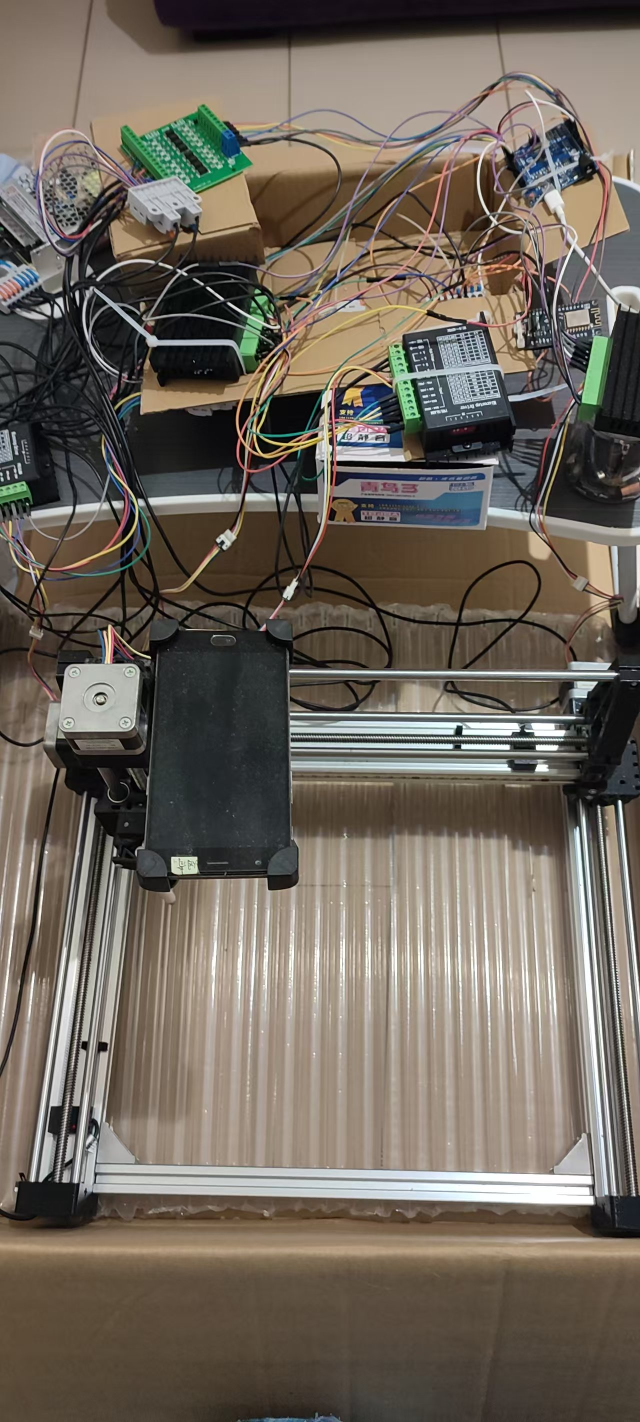
#> input picture assets/hardware-prototype.jpg, 1280 x 2844 px (shown at 1/2 size)
$ python make_demo_gif.py
#> lines starting #> are read from the running program, lines starting #| are printed output that depends on the picture
from __future__ import annotations

from pathlib import Path

from PIL import Image, ImageDraw, ImageFont


ROOT = Path(__file__).resolve().parents[1]
PHOTO = ROOT / "assets" / "hardware-prototype.jpg"
OUTPUT = ROOT / "assets" / "operation-demo.gif"

W, H = 760, 428
PANEL_W = 280
PHOTO_W = W - PANEL_W
FRAMES_PER_STEP = 7

STEPS = [
    {
        "title": "1. Capture screen",
        "body": "ADB grabs the phone screen and sends pixels into the Python pipeline.",
        "cmd": "STATUS",
        "pos": (0, 0, 0),
        "dot": (0.18, 0.82),
        "accent": "#38bdf8",
    },
    {
        "title": "2. OCR + vision",
        "body": "OpenCV improves the frame. OCR and templates locate target UI elements.",
        "cmd": "ANALYZE",
        "pos": (10, 20, 5),
        "dot": (0.34, 0.68),
        "accent": "#22c55e",
    },
    {
        "title": "3. Plan action",
        "body": "Task rules or AI choose a physical click, press, or swipe action.",
        "cmd": "G X10 Y20 Z5 M1",
        "pos": (10, 20, 5),
        "dot": (0.48, 0.55),
        "accent": "#f59e0b",
    },
    {
        "title": "4. Move gantry",
        "body": "The TCP controller converts millimeters to TB6600 step pulses.",
        "cmd": "X 15  |  Y -5  |  Z 10",
        "pos": (25, 15, 15),
        "dot": (0.66, 0.46),
        "accent": "#a78bfa",
    },
    {
        "title": "5. Touch target",
        "body": "The stylus reaches the target. The loop reads the next screen state.",
        "cmd": "OK G X25 Y15 Z15",
        "pos": (25, 15, 15),
        "dot": (0.72, 0.36),
        "accent": "#fb7185",
    },
]


def load_font(size: int, bold: bool = False) -> ImageFont.ImageFont:
    candidates = [
        "C:/Windows/Fonts/segoeuib.ttf" if bold else "C:/Windows/Fonts/segoeui.ttf",
        "C:/Windows/Fonts/arialbd.ttf" if bold else "C:/Windows/Fonts/arial.ttf",
    ]
    for path in candidates:
        if Path(path).exists():
            return ImageFont.truetype(path, size)
    return ImageFont.load_default()


def rounded_rect(draw: ImageDraw.ImageDraw, box: tuple[int, int, int, int], radius: int, fill: str, outline: str | None = None) -> None:
    draw.rounded_rectangle(box, radius=radius, fill=fill, outline=outline)


def fit_photo() -> Image.Image:
    img = Image.open(PHOTO).convert("RGB")
#> img is the input picture: PIL image 1280x2844 RGB; mean R, G, B 110.6, 102.3, 92.1
    scale = max(PHOTO_W / img.width, H / img.height)
#> scale = 0.375
    resized = img.resize((int(img.width * scale), int(img.height * scale)), Image.Resampling.LANCZOS)
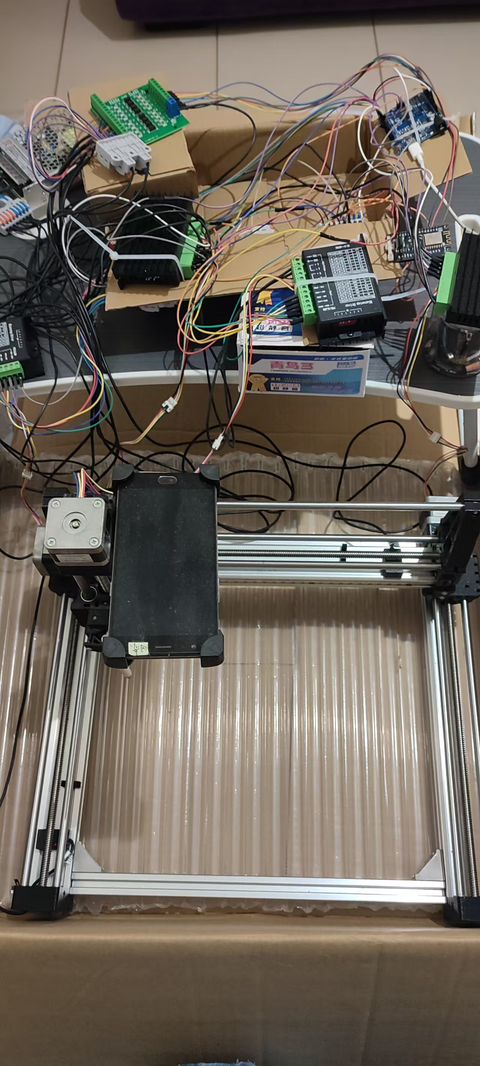
#> resized: PIL image 480x1066 RGB; mean R, G, B 110.6, 102.3, 92.1
    left = (resized.width - PHOTO_W) // 2
#> left = 0
    top = (resized.height - H) // 2
#> top = 319
    return resized.crop((left, top, left + PHOTO_W, top + H))
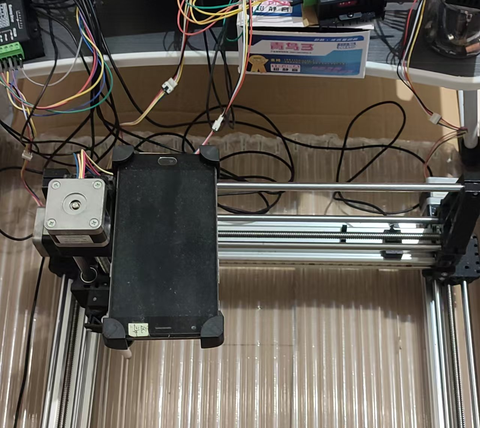
#> returned value: PIL image 480x428 RGB; mean R, G, B 100.9, 94.9, 86.7


def blend_hex(a: str, b: str, t: float) -> tuple[int, int, int]:
    def parse(color: str) -> tuple[int, int, int]:
        color = color.lstrip("#")
        return int(color[0:2], 16), int(color[2:4], 16), int(color[4:6], 16)

    ar, ag, ab = parse(a)
    br, bg, bb = parse(b)
    return (
        int(ar + (br - ar) * t),
        int(ag + (bg - ag) * t),
        int(ab + (bb - ab) * t),
    )


def wrap_text(text: str, font: ImageFont.ImageFont, max_width: int) -> list[str]:
    words = text.split()
    lines: list[str] = []
    current = ""
    probe = Image.new("RGB", (1, 1))
    draw = ImageDraw.Draw(probe)
    for word in words:
        candidate = f"{current} {word}".strip()
        if draw.textlength(candidate, font=font) <= max_width:
            current = candidate
        else:
            if current:
                lines.append(current)
            current = word
    if current:
        lines.append(current)
    return lines


def draw_frame(step_index: int, progress: float, photo: Image.Image) -> Image.Image:
    step = STEPS[step_index]
    next_step = STEPS[(step_index + 1) % len(STEPS)]
    accent = "#%02x%02x%02x" % blend_hex(step["accent"], next_step["accent"], progress * 0.35)

    frame = Image.new("RGB", (W, H), "#0f172a")
    frame.paste(photo, (0, 0))

    overlay = Image.new("RGBA", (PHOTO_W, H), (0, 0, 0, 0))
    od = ImageDraw.Draw(overlay)
    od.rectangle((0, 0, PHOTO_W, H), fill=(8, 15, 28, 48))
    frame.paste(Image.alpha_composite(Image.new("RGBA", (PHOTO_W, H), (0, 0, 0, 0)), overlay).convert("RGB"), (0, 0), overlay)

    draw = ImageDraw.Draw(frame)
    title_font = load_font(23, True)
    body_font = load_font(14)
    small_font = load_font(12)
    mono_font = load_font(12)
    big_font = load_font(30, True)

    dot_x = int(step["dot"][0] * PHOTO_W)
    dot_y = int(step["dot"][1] * H)
    next_x = int(next_step["dot"][0] * PHOTO_W)
    next_y = int(next_step["dot"][1] * H)
    cur_x = int(dot_x + (next_x - dot_x) * progress)
    cur_y = int(dot_y + (next_y - dot_y) * progress)

    draw.line((70, H - 86, cur_x, cur_y), fill=accent, width=4)
    for r, alpha_color in [(36, "#ffffff"), (24, accent), (9, "#ffffff")]:
        draw.ellipse((cur_x - r, cur_y - r, cur_x + r, cur_y + r), outline=alpha_color, width=3)
    draw.ellipse((cur_x - 8, cur_y - 8, cur_x + 8, cur_y + 8), fill=accent)

    rail_y = H - 70
    draw.rounded_rectangle((58, rail_y - 10, PHOTO_W - 58, rail_y + 10), radius=8, fill="#1e293b", outline="#475569")
    gantry_x = max(78, min(PHOTO_W - 78, cur_x))
    draw.rounded_rectangle((gantry_x - 36, rail_y - 32, gantry_x + 36, rail_y + 32), radius=10, fill=accent)
    draw.line((gantry_x, rail_y - 34, gantry_x, cur_y), fill=accent, width=3)

    panel_x = PHOTO_W
    draw.rectangle((panel_x, 0, W, H), fill="#0b1120")
    draw.rectangle((panel_x, 0, panel_x + 4, H), fill=accent)

    x0 = panel_x + 22
    y = 26
    draw.text((x0, y), "OCR Three-Axis Automation", font=small_font, fill="#94a3b8")
    y += 28
    draw.text((x0, y), step["title"], font=title_font, fill="#f8fafc")
    y += 42
    for line in wrap_text(step["body"], body_font, PANEL_W - 58):
        draw.text((x0, y), line, font=body_font, fill="#cbd5e1")
        y += 21

    y += 24
    rounded_rect(draw, (x0, y, W - 22, y + 62), 9, "#111827", "#334155")
    draw.text((x0 + 12, y + 10), "Controller command", font=small_font, fill="#94a3b8")
    draw.text((x0 + 12, y + 33), step["cmd"], font=mono_font, fill="#e2e8f0")

    y += 82
    pos = step["pos"]
    draw.text((x0, y), "Machine position", font=small_font, fill="#94a3b8")
    y += 22
    draw.text((x0, y), f"X {pos[0]:>3} mm", font=big_font, fill="#f8fafc")
    y += 40
    draw.text((x0, y), f"Y {pos[1]:>3} mm", font=big_font, fill="#f8fafc")
    y += 40
    draw.text((x0, y), f"Z {pos[2]:>3} mm", font=big_font, fill="#f8fafc")

    y = H - 74
    for i, _ in enumerate(STEPS):
        cx = x0 + i * 34
        fill = accent if i == step_index else "#334155"
        draw.ellipse((cx, y, cx + 14, y + 14), fill=fill)
    draw.text((x0, H - 40), "Simulated end-to-end control loop", font=small_font, fill="#94a3b8")

    return frame


def main() -> None:
    photo = fit_photo()
    frames = []
    for idx in range(len(STEPS)):
        for j in range(FRAMES_PER_STEP):
            progress = j / FRAMES_PER_STEP
            frames.append(draw_frame(idx, progress, photo))
#> this loop made 5 passes
#> pass 1, in draw_frame, `frame = Image.new("RGB", (W, H), "#0f172a")`:
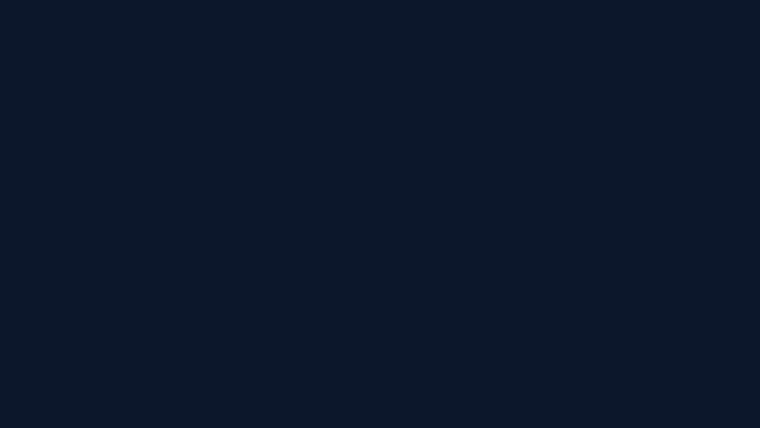
#> frame: PIL image 760x428 RGB; mean R, G, B 15, 23, 42
#> after the loop, frames = 35 items
    OUTPUT.parent.mkdir(parents=True, exist_ok=True)
    frames[0].save(
        OUTPUT,
        save_all=True,
        append_images=frames[1:],
        duration=110,
        loop=0,
        optimize=True,
    )
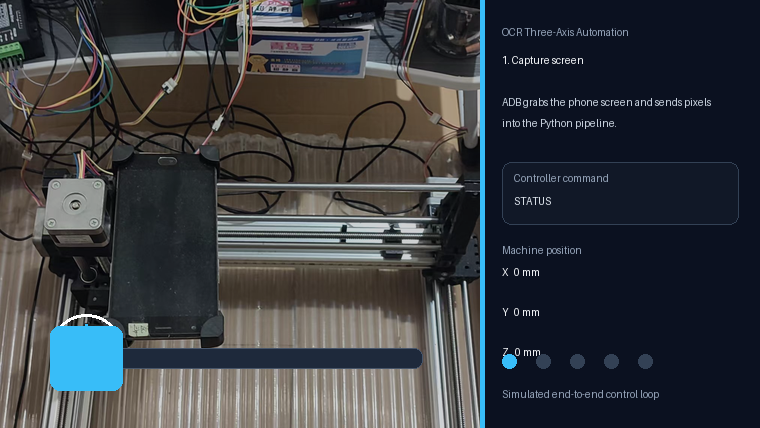
#> saved as operation-demo.gif: PIL image 760x428 RGB; mean R, G, B 56.3, 59.6, 64.2
#> (the run stopped early here; a loop or call above may not have finished)
